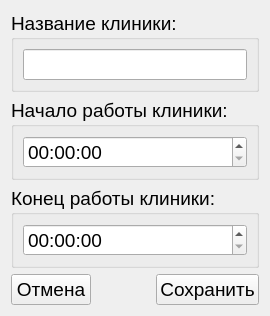
<?xml version="1.0" encoding="UTF-8"?>
<ui version="4.0">
 <class>TechnicalForm</class>
 <widget class="QWidget" name="TechnicalForm">
  <property name="geometry">
   <rect>
    <x>0</x>
    <y>0</y>
    <width>193</width>
    <height>206</height>
   </rect>
  </property>
  <property name="font">
   <font>
    <pointsize>14</pointsize>
   </font>
  </property>
  <property name="windowTitle">
   <string>Данные о клинике</string>
  </property>
  <layout class="QGridLayout" name="gridLayout_4">
   <item row="0" column="0" colspan="3">
    <widget class="QGroupBox" name="groupBox">
     <property name="title">
      <string>Название клиники:</string>
     </property>
     <layout class="QGridLayout" name="gridLayout">
      <item row="0" column="0">
       <widget class="QLineEdit" name="name_e"/>
      </item>
     </layout>
    </widget>
   </item>
   <item row="1" column="0" colspan="3">
    <widget class="QGroupBox" name="groupBox_2">
     <property name="title">
      <string>Начало работы клиники:</string>
     </property>
     <layout class="QGridLayout" name="gridLayout_2">
      <item row="0" column="0">
       <widget class="QTimeEdit" name="start_tm_e"/>
      </item>
     </layout>
    </widget>
   </item>
   <item row="2" column="0" colspan="3">
    <widget class="QGroupBox" name="groupBox_3">
     <property name="title">
      <string>Конец работы клиники:</string>
     </property>
     <layout class="QGridLayout" name="gridLayout_3">
      <item row="0" column="0">
       <widget class="QTimeEdit" name="end_tm_e"/>
      </item>
     </layout>
    </widget>
   </item>
   <item row="3" column="0">
    <widget class="QPushButton" name="cancel_b">
     <property name="text">
      <string>Отмена</string>
     </property>
    </widget>
   </item>
   <item row="3" column="1">
    <spacer name="horizontalSpacer">
     <property name="orientation">
      <enum>Qt::Horizontal</enum>
     </property>
     <property name="sizeHint" stdset="0">
      <size>
       <width>40</width>
       <height>20</height>
      </size>
     </property>
    </spacer>
   </item>
   <item row="3" column="2">
    <widget class="QPushButton" name="save_b">
     <property name="text">
      <string>Сохранить</string>
     </property>
    </widget>
   </item>
  </layout>
 </widget>
 <resources/>
 <connections/>
</ui>
